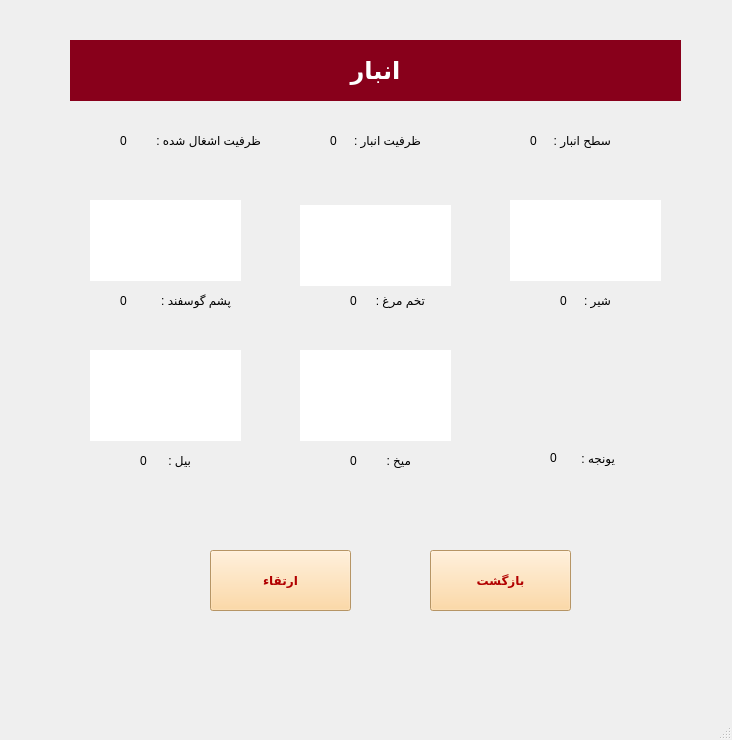
<?xml version="1.0" encoding="UTF-8"?>
<ui version="4.0">
 <class>Storage</class>
 <widget class="QMainWindow" name="Storage">
  <property name="geometry">
   <rect>
    <x>0</x>
    <y>0</y>
    <width>732</width>
    <height>740</height>
   </rect>
  </property>
  <property name="windowTitle">
   <string>انبار</string>
  </property>
  <widget class="QWidget" name="centralwidget">
   <widget class="QLabel" name="label_6">
    <property name="geometry">
     <rect>
      <x>300</x>
      <y>205</y>
      <width>151</width>
      <height>81</height>
     </rect>
    </property>
    <property name="styleSheet">
     <string notr="true">background-color: rgb(255, 255, 255);</string>
    </property>
    <property name="text">
     <string/>
    </property>
    <property name="pixmap">
     <pixmap>Icons/egg.png</pixmap>
    </property>
    <property name="scaledContents">
     <bool>true</bool>
    </property>
   </widget>
   <widget class="QLabel" name="label_4">
    <property name="geometry">
     <rect>
      <x>510</x>
      <y>200</y>
      <width>151</width>
      <height>81</height>
     </rect>
    </property>
    <property name="styleSheet">
     <string notr="true">border-color: rgb(255, 0, 0);
background-color: rgb(255, 255, 255);</string>
    </property>
    <property name="text">
     <string/>
    </property>
    <property name="pixmap">
     <pixmap>Icons/milk.png</pixmap>
    </property>
    <property name="scaledContents">
     <bool>true</bool>
    </property>
   </widget>
   <widget class="QLabel" name="label_28">
    <property name="geometry">
     <rect>
      <x>510</x>
      <y>350</y>
      <width>151</width>
      <height>91</height>
     </rect>
    </property>
    <property name="text">
     <string/>
    </property>
    <property name="pixmap">
     <pixmap>Icons/Yonjeh.jpg</pixmap>
    </property>
    <property name="scaledContents">
     <bool>true</bool>
    </property>
   </widget>
   <widget class="QLabel" name="label_29">
    <property name="geometry">
     <rect>
      <x>560</x>
      <y>450</y>
      <width>55</width>
      <height>16</height>
     </rect>
    </property>
    <property name="text">
     <string>یونجه : </string>
    </property>
   </widget>
   <widget class="QLabel" name="label_32">
    <property name="geometry">
     <rect>
      <x>140</x>
      <y>290</y>
      <width>91</width>
      <height>20</height>
     </rect>
    </property>
    <property name="text">
     <string>پشم گوسفند : </string>
    </property>
   </widget>
   <widget class="QLabel" name="label_5">
    <property name="geometry">
     <rect>
      <x>570</x>
      <y>290</y>
      <width>41</width>
      <height>20</height>
     </rect>
    </property>
    <property name="text">
     <string>شیر :</string>
    </property>
   </widget>
   <widget class="QLabel" name="label_33">
    <property name="geometry">
     <rect>
      <x>120</x>
      <y>290</y>
      <width>16</width>
      <height>21</height>
     </rect>
    </property>
    <property name="text">
     <string>0</string>
    </property>
   </widget>
   <widget class="QLabel" name="label_30">
    <property name="geometry">
     <rect>
      <x>550</x>
      <y>450</y>
      <width>16</width>
      <height>16</height>
     </rect>
    </property>
    <property name="text">
     <string>0</string>
    </property>
   </widget>
   <widget class="QLabel" name="label_14">
    <property name="geometry">
     <rect>
      <x>560</x>
      <y>290</y>
      <width>16</width>
      <height>21</height>
     </rect>
    </property>
    <property name="text">
     <string>0</string>
    </property>
   </widget>
   <widget class="QLabel" name="label_9">
    <property name="geometry">
     <rect>
      <x>160</x>
      <y>450</y>
      <width>31</width>
      <height>20</height>
     </rect>
    </property>
    <property name="text">
     <string>بیل : </string>
    </property>
   </widget>
   <widget class="QLabel" name="label_13">
    <property name="geometry">
     <rect>
      <x>350</x>
      <y>280</y>
      <width>20</width>
      <height>41</height>
     </rect>
    </property>
    <property name="text">
     <string>0</string>
    </property>
   </widget>
   <widget class="QLabel" name="label_31">
    <property name="geometry">
     <rect>
      <x>90</x>
      <y>200</y>
      <width>151</width>
      <height>81</height>
     </rect>
    </property>
    <property name="styleSheet">
     <string notr="true">background-color: rgb(255, 255, 255);
background-color: rgb(255, 255, 255);</string>
    </property>
    <property name="text">
     <string/>
    </property>
    <property name="pixmap">
     <pixmap>Icons/Wool.png</pixmap>
    </property>
    <property name="scaledContents">
     <bool>true</bool>
    </property>
   </widget>
   <widget class="QLabel" name="label_15">
    <property name="geometry">
     <rect>
      <x>140</x>
      <y>450</y>
      <width>16</width>
      <height>21</height>
     </rect>
    </property>
    <property name="text">
     <string>0</string>
    </property>
   </widget>
   <widget class="QLabel" name="label_7">
    <property name="geometry">
     <rect>
      <x>370</x>
      <y>285</y>
      <width>55</width>
      <height>31</height>
     </rect>
    </property>
    <property name="text">
     <string>تخم مرغ :</string>
    </property>
   </widget>
   <widget class="QLabel" name="label_8">
    <property name="geometry">
     <rect>
      <x>90</x>
      <y>350</y>
      <width>151</width>
      <height>91</height>
     </rect>
    </property>
    <property name="styleSheet">
     <string notr="true">background-color: rgb(255, 255, 255);
</string>
    </property>
    <property name="text">
     <string/>
    </property>
    <property name="pixmap">
     <pixmap>Icons/bill.png</pixmap>
    </property>
    <property name="scaledContents">
     <bool>true</bool>
    </property>
   </widget>
   <widget class="QLabel" name="label_10">
    <property name="geometry">
     <rect>
      <x>300</x>
      <y>350</y>
      <width>151</width>
      <height>91</height>
     </rect>
    </property>
    <property name="styleSheet">
     <string notr="true">background-color: rgb(255, 255, 255);</string>
    </property>
    <property name="text">
     <string/>
    </property>
    <property name="pixmap">
     <pixmap>Icons/mikh.png</pixmap>
    </property>
    <property name="scaledContents">
     <bool>true</bool>
    </property>
   </widget>
   <widget class="QLabel" name="label_34">
    <property name="geometry">
     <rect>
      <x>70</x>
      <y>40</y>
      <width>611</width>
      <height>61</height>
     </rect>
    </property>
    <property name="styleSheet">
     <string notr="true">background-color: rgb(136, 0, 27);
color: rgb(255, 255, 255);</string>
    </property>
    <property name="text">
     <string>&lt;html&gt;&lt;head/&gt;&lt;body&gt;&lt;p align=&quot;center&quot;&gt;&lt;span style=&quot; font-size:18pt; font-weight:600;&quot;&gt;انبار&lt;/span&gt;&lt;/p&gt;&lt;/body&gt;&lt;/html&gt;</string>
    </property>
   </widget>
   <widget class="QLabel" name="label_35">
    <property name="geometry">
     <rect>
      <x>350</x>
      <y>450</y>
      <width>16</width>
      <height>21</height>
     </rect>
    </property>
    <property name="text">
     <string>0</string>
    </property>
   </widget>
   <widget class="QLabel" name="label_36">
    <property name="geometry">
     <rect>
      <x>370</x>
      <y>440</y>
      <width>41</width>
      <height>41</height>
     </rect>
    </property>
    <property name="text">
     <string>میخ :</string>
    </property>
   </widget>
   <widget class="QPushButton" name="pushButton">
    <property name="geometry">
     <rect>
      <x>430</x>
      <y>550</y>
      <width>141</width>
      <height>61</height>
     </rect>
    </property>
    <property name="styleSheet">
     <string notr="true">color: rgb(177, 0, 0);
background-color: rgb(255, 208, 141);
    font-weight: bold;
</string>
    </property>
    <property name="text">
     <string>بازگشت</string>
    </property>
   </widget>
   <widget class="QPushButton" name="pushButton_2">
    <property name="geometry">
     <rect>
      <x>210</x>
      <y>550</y>
      <width>141</width>
      <height>61</height>
     </rect>
    </property>
    <property name="styleSheet">
     <string notr="true">color: rgb(177, 0, 0);
background-color: rgb(255, 208, 141);
font-weight: bold;
</string>
    </property>
    <property name="text">
     <string>ارتقاء</string>
    </property>
   </widget>
   <widget class="QLabel" name="label_18">
    <property name="geometry">
     <rect>
      <x>530</x>
      <y>130</y>
      <width>16</width>
      <height>21</height>
     </rect>
    </property>
    <property name="text">
     <string>0</string>
    </property>
   </widget>
   <widget class="QLabel" name="label_20">
    <property name="geometry">
     <rect>
      <x>330</x>
      <y>130</y>
      <width>21</width>
      <height>21</height>
     </rect>
    </property>
    <property name="text">
     <string>0</string>
    </property>
   </widget>
   <widget class="QLabel" name="label_16">
    <property name="geometry">
     <rect>
      <x>120</x>
      <y>130</y>
      <width>16</width>
      <height>21</height>
     </rect>
    </property>
    <property name="text">
     <string>0</string>
    </property>
   </widget>
   <widget class="QLabel" name="label_21">
    <property name="geometry">
     <rect>
      <x>340</x>
      <y>130</y>
      <width>81</width>
      <height>21</height>
     </rect>
    </property>
    <property name="text">
     <string>ظرفیت انبار : </string>
    </property>
   </widget>
   <widget class="QLabel" name="label_19">
    <property name="geometry">
     <rect>
      <x>530</x>
      <y>130</y>
      <width>81</width>
      <height>21</height>
     </rect>
    </property>
    <property name="text">
     <string>سطح انبار :</string>
    </property>
   </widget>
   <widget class="QLabel" name="label_11">
    <property name="geometry">
     <rect>
      <x>150</x>
      <y>130</y>
      <width>111</width>
      <height>20</height>
     </rect>
    </property>
    <property name="text">
     <string>ظرفیت اشغال شده :</string>
    </property>
   </widget>
  </widget>
  <widget class="QMenuBar" name="menubar">
   <property name="geometry">
    <rect>
     <x>0</x>
     <y>0</y>
     <width>732</width>
     <height>26</height>
    </rect>
   </property>
  </widget>
  <widget class="QStatusBar" name="statusBar"/>
 </widget>
 <resources/>
 <connections/>
</ui>
